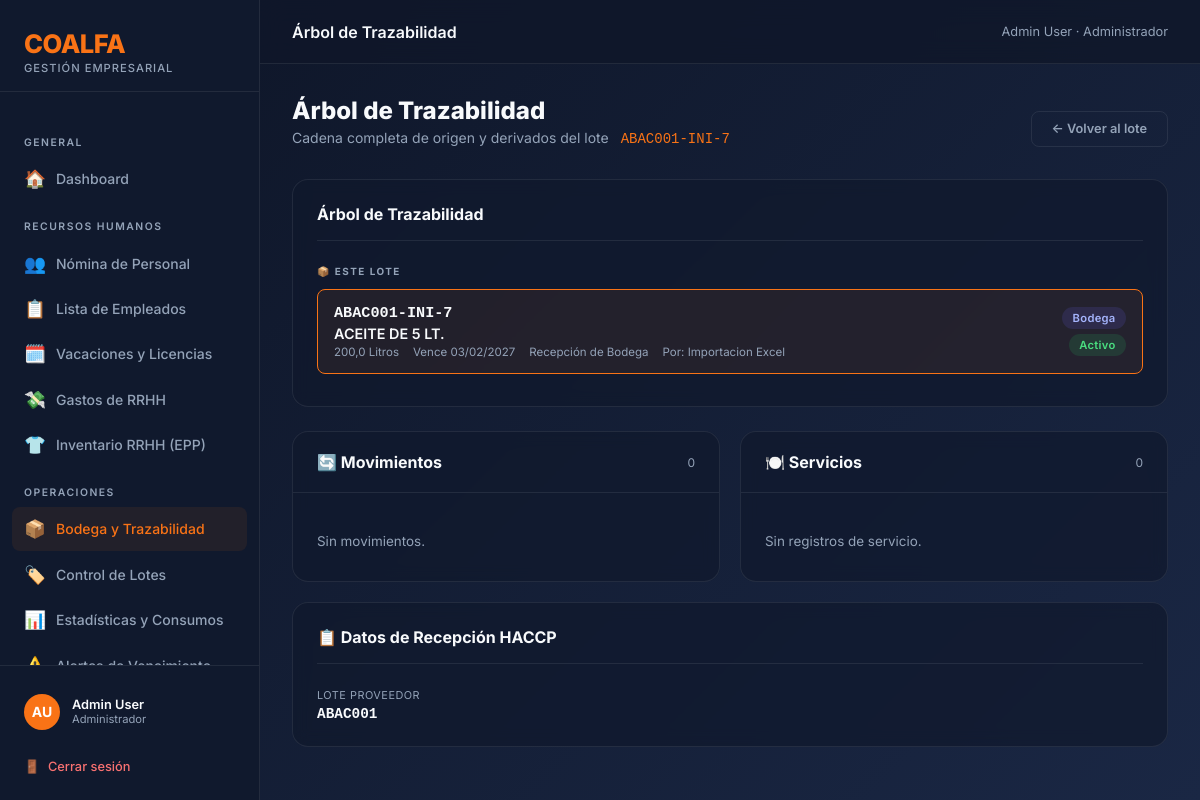
The app's page /inventario/lotes/2743/trazabilidad/ (signed in) with its own data.
### coalfa/models.py (models this page shows, shortened)
class Usuario(AbstractBaseUser, PermissionsMixin):
    ROL_CHOICES = [
        ("ADMIN", "Administrador"),
        ("RRHH", "Recursos Humanos"),
        ("OPERACIONAL", "Operacional"),
        ("GERENTE", "Gerente"),
        ("AUDITOR", "Auditor (Solo Lectura)"),
    ]
    rut = models.CharField(max_length=12, unique=True, verbose_name="RUT", validators=[rut_validator])
    nombre = models.CharField(max_length=60, verbose_name="Nombre")
    apellido = models.CharField(max_length=60, verbose_name="Apellido")
    rol = models.CharField(max_length=15, choices=ROL_CHOICES, default="RRHH", verbose_name="Rol")
    is_active = models.BooleanField(default=True, verbose_name="Activo")
    is_staff = models.BooleanField(default=False, verbose_name="Es staff")
    solicitud_pendiente = models.BooleanField(default=False, verbose_name="Solicitud pendiente de aprobación")
    date_joined = models.DateTimeField(default=timezone.now, verbose_name="Fecha de registro")
    USERNAME_FIELD = "rut"
    REQUIRED_FIELDS = ["nombre", "apellido"]
    objects = UsuarioManager()
    def get_full_name(self):
        return f"{self.nombre} {self.apellido}"
    class Meta:
        verbose_name = "Usuario"
        verbose_name_plural = "Usuarios"

### inventario/models.py (models this page shows, shortened)
class Lote(models.Model):
    UBICACION_CHOICES = [
        ("BODEGA", "Bodega"),
        ("COCINA_FRIA", "Cocina Fría"),
        ("COCINA_CALIENTE", "Cocina Caliente"),
        ("REPOSTERIA", "Repostería"),
        ("PANADERIA", "Panadería"),
        ("COLACION", "Colación"),
        ("LINEA", "Línea (Servicio)"),
        ("OTRO", "Otro"),
    ]
    ESTADO_CHOICES = [
        ("ACTIVO", "Activo"),
        ("CONSUMIDO", "Consumido"),
        ("VENCIDO", "Vencido"),
        ("DESCARTADO", "Descartado"),
    ]
    PROCESO_CHOICES = [
        ("RECEPCION", "Recepción de Bodega"),
        ("MARINADO", "Marinado"),
        ("PORCIONADO", "Porcionado"),
        ("COCCION", "Cocción"),
        ("PREPARACION", "Preparación / Mezcla"),
        ("HORNEADO", "Horneado"),
        ("ENFRIADO", "Enfriado"),
        ("OTRO", "Otro"),
    ]
    producto = models.ForeignKey(Producto, on_delete=models.PROTECT, related_name="lotes")
    proveedor = models.ForeignKey(
        Proveedor, on_delete=models.SET_NULL, null=True, blank=True, related_name="lotes"
    )
    numero_lote = models.CharField(max_length=60, unique=True, blank=True)
    numero_lote_proveedor = models.CharField(
        max_length=80, blank=True, verbose_name="Lote del Proveedor"
    )
    numero_guia = models.CharField(
        max_length=80, blank=True, verbose_name="Nº Guía / Factura"
    )
    cantidad = models.FloatField()
    precio_unitario = models.FloatField(default=0, help_text="Costo por unidad de medida")
    fecha_recepcion = models.DateField()
    fecha_vencimiento = models.DateField()
    temperatura_recepcion = models.FloatField(
        null=True, blank=True, verbose_name="Temperatura recepción (°C)"
    )
    proceso = models.CharField(
        max_length=20,
        choices=PROCESO_CHOICES,
        default="RECEPCION",
        verbose_name="Proceso de origen",
    )
    lotes_padres = models.ManyToManyField(
        "self",
        symmetrical=False,
        blank=True,
        related_name="lotes_hijos",
        verbose_name="Lotes de origen (insumos)",
    )
    ubicacion_actual = models.CharField(
        max_length=30, choices=UBICACION_CHOICES, default="BODEGA"
    )
    ubicacion_detalle = models.CharField(
        max_length=100, blank=True, help_text="Ej: Pasillo 2, Estante B"
    )
    estado = models.CharField(
        max_length=12, choices=ESTADO_CHOICES, default="ACTIVO", db_index=True
    )
    responsable_registro = models.CharField(
        max_length=100, blank=True, verbose_name="Responsable de registro"
    )
    observaciones = models.TextField(blank=True)
    fecha_registro = models.DateTimeField(auto_now_add=True)
    class Meta:
        verbose_name = "Lote"
        verbose_name_plural = "Lotes"
        ordering = ["fecha_vencimiento"]

class Producto(models.Model):
    UNIDAD_CHOICES = [
        ("KG", "Kilogramos"),
        ("G", "Gramos"),
        ("L", "Litros"),
        ("ML", "Mililitros"),
        ("UN", "Unidades"),
        ("CAJA", "Cajas"),
    ]
    CATEGORIA_CHOICES = [
        ("ABARROTES", "Abarrotes"),
        ("CARNES", "Carnes y Aves"),
        ("PESCADOS", "Pescados y Mariscos"),
        ("LACTEOS", "Lácteos y Huevos"),
        ("FRUTAS", "Frutas y Verduras"),
        ("CONGELADOS", "Congelados"),
        ("BEBIDAS", "Bebidas"),
        ("LIMPIEZA", "Aseo y Limpieza"),
        ("VESTUARIO", "Vestuario / Ropa"),
        ("EPP", "Elementos de Protección Personal"),
        ("OTRO", "Otros"),
    ]
    nombre = models.CharField(max_length=150)
    talla = models.CharField(max_length=50, blank=True)
    descripcion = models.TextField(blank=True)
    categoria = models.CharField(max_length=20, choices=CATEGORIA_CHOICES, default="OTRO")
    unidad_medida = models.CharField(max_length=5, choices=UNIDAD_CHOICES, default="KG")
    stock_minimo = models.FloatField(default=0, help_text="Alerta cuando el stock total baje de este valor")
    temperatura_min = models.FloatField(null=True, blank=True, help_text="°C (opcional)")
    temperatura_max = models.FloatField(null=True, blank=True, help_text="°C (opcional)")
    class Meta:
        verbose_name = "Producto"
        verbose_name_plural = "Productos"
        ordering = ["nombre"]
        unique_together = ["nombre", "talla"]

### inventario/views.py (the view)
# urls.py: path("lotes/<int:pk>/trazabilidad/", views.trazabilidad_lote, name="inventario_trazabilidad_lote"),
@operacional_required
def trazabilidad_lote(request, pk):
    lote = get_object_or_404(Lote, pk=pk)
    arbol_padres = _build_arbol(lote)
    lotes_hijos = lote.lotes_hijos.select_related("producto").all()
    servicios = lote.servicios.all()
    movimientos = lote.movimientos.all()
    return render(request, "inventario/trazabilidad_lote.html", {
        "lote": lote,
        "arbol_padres": arbol_padres,
        "lotes_hijos": lotes_hijos,
        "servicios": servicios,
        "movimientos": movimientos,
    })

### coalfa/context_processors.py (called while the page is built)
def solicitudes_pendientes(request):
    if request.user.is_authenticated and getattr(request.user, 'rol', None) == 'ADMIN':
        count = Usuario.objects.filter(solicitud_pendiente=True).count()
        return {'solicitudes_count': count}
    return {}

### inventario/views.py (called while the page is built)
def _build_arbol(lote, visitados=None):
    if visitados is None:
        visitados = set()
    if lote.pk in visitados:
        return []
    visitados.add(lote.pk)
    padres = []
    for padre in lote.lotes_padres.select_related("producto").all():
        padres.append({"lote": padre, "padres": _build_arbol(padre, visitados)})
    return padres

### inventario/templates/inventario/trazabilidad_lote.html (shortened to what this page needs)
{% extends 'base.html' %}
{% block topbar_title %}Árbol de Trazabilidad{% endblock %}
{% block nav_inventario %}active{% endblock %}
{% block content %}
<div style="max-width:900px;margin:0 auto;">
    <div style="display:flex;justify-content:space-between;align-items:flex-end;margin-bottom:2rem;flex-wrap:wrap;gap:1rem;">
        <div>
            <div class="page-title">Árbol de Trazabilidad</div>
            <p class="page-subtitle" style="margin-bottom:0;">
                Cadena completa de origen y derivados del lote
                <span style="font-family:monospace;color:var(--accent);margin-left:0.5rem;">{{ lote.numero_lote }}</span>
            </p>
        </div>
        <a href="{% url 'inventario_detalle_lote' lote.pk %}" class="btn btn-ghost">← Volver al lote</a>
    </div>
    <div class="card" style="margin-bottom:1.5rem;">
        <div class="card-header">
            <span class="card-title">Árbol de Trazabilidad</span>
        </div>
        <div style="{% if arbol_padres or lotes_hijos %}margin-bottom:1rem;{% endif %}">
            {% if not arbol_padres %}<div class="trace-section-label">📦 Este Lote</div>{% endif %}
            <div class="trace-node current">
                <div class="trace-node-left">
                    <div class="trace-node-code" style="font-size:0.95rem;">{{ lote.numero_lote }}</div>
                    <div class="trace-node-name" style="color:var(--text);font-weight:600;font-size:0.9rem;">{{ lote.producto.nombre }}</div>
                    <div class="trace-node-meta">
                        <span>{{ lote.cantidad }} {{ lote.producto.get_unidad_medida_display }}</span>
                        <span>Vence {{ lote.fecha_vencimiento|date:"d/m/Y" }}</span>
                        <span>{{ lote.get_proceso_display }}</span>
                        {% if lote.responsable_registro %}<span>Por: {{ lote.responsable_registro }}</span>{% endif %}
                    </div>
                </div>
                <div style="display:flex;flex-direction:column;gap:0.35rem;align-items:flex-end;">
                    <span class="badge badge-{{ lote.ubicacion_actual|lower }}">{{ lote.get_ubicacion_actual_display }}</span>
                    <span class="badge badge-{{ lote.estado|lower }}">{{ lote.get_estado_display }}</span>
                </div>
            </div>
        </div>
    </div>
    <div class="events-grid">
        <div class="card" style="padding:0;overflow:hidden;">
            <div class="card-header" style="padding:1.25rem 1.5rem;">
                <span class="card-title">🔄 Movimientos</span>
                <span style="font-size:0.75rem;color:var(--text-muted);">{{ movimientos.count }}</span>
            </div>
            <div style="padding:0 1.5rem 1rem;">
                {% for mov in movimientos %}
                <div class="event-row">
                    <div class="event-dot"></div>
                    <div class="event-body">
                        <div class="event-title">
                            <span class="badge badge-{{ mov.desde|lower }}" style="font-size:0.65rem;">{{ mov.desde }}</span>
                            → <span class="badge badge-{{ mov.hacia|lower }}" style="font-size:0.65rem;">{{ mov.hacia }}</span>
                        </div>
                        <div class="event-sub">
                            {{ mov.fecha|date:"d/m/Y H:i" }}{% if mov.responsable %} · {{ mov.responsable }}{% endif %}
                        </div>
                        {% if mov.observaciones %}<div class="event-sub">{{ mov.observaciones }}</div>{% endif %}
                    </div>
                </div>
                {% empty %}
                <p style="color:var(--text-muted);font-size:0.84rem;padding:1rem 0;">Sin movimientos.</p>
                {% endfor %}
            </div>
        </div>
        <div class="card" style="padding:0;overflow:hidden;">
            <div class="card-header" style="padding:1.25rem 1.5rem;">
                <span class="card-title">🍽️ Servicios</span>
                <span style="font-size:0.75rem;color:var(--text-muted);">{{ servicios.count }}</span>
            </div>
            <div style="padding:0 1.5rem 1rem;">
                {% for serv in servicios %}
                <div class="event-row">
                    <div class="event-dot green"></div>
                    <div class="event-body">
                        <div class="event-title">{{ serv.cantidad_servida }} {{ lote.producto.get_unidad_medida_display }} servidos</div>
                        <div class="event-sub">
                            {{ serv.fecha|date:"d/m/Y H:i" }}{% if serv.responsable %} · {{ serv.responsable }}{% endif %}
                        </div>
                        {% if serv.observaciones %}<div class="event-sub">{{ serv.observaciones }}</div>{% endif %}
                    </div>
                </div>
                {% empty %}
                <p style="color:var(--text-muted);font-size:0.84rem;padding:1rem 0;">Sin registros de servicio.</p>
                {% endfor %}
            </div>
        </div>
    </div>
    {% if lote.proveedor or lote.numero_lote_proveedor or lote.numero_guia or lote.temperatura_recepcion is not None %}
    <div class="card" style="margin-top:1.25rem;">
        <div class="card-header"><span class="card-title">📋 Datos de Recepción HACCP</span></div>
        <div class="reception-grid">
            {% if lote.numero_lote_proveedor %}
            <div class="reception-item">
                <div class="reception-label">Lote Proveedor</div>
                <div class="reception-value" style="font-family:monospace;">{{ lote.numero_lote_proveedor }}</div>
            </div>
            {% endif %}
        </div>
    </div>
    {% endif %}
</div>
{% endblock %}

### templates/base.html (shortened to what this page needs)
<!DOCTYPE html>
<html lang="es">
<head>
    <link rel="stylesheet" href="https://unpkg.com/nprogress@0.2.0/nprogress.css" />
</head>
<body>
    <div class="sidebar">
        <div class="sidebar-brand">
            <div class="logo-text">COALFA</div>
            <div class="logo-sub">Gestión Empresarial</div>
        </div>
        <nav class="sidebar-nav">
            <div class="nav-section-label">General</div>
            <a href="{% url 'dashboard' %}" class="nav-item {% block nav_home %}{% endblock %}">
                <span class="icon">🏠</span> Dashboard
            </a>
            {% if user.rol == 'RRHH' or user.rol == 'ADMIN' or user.rol == 'GERENTE' or user.rol == 'AUDITOR' %}
            <div class="nav-section-label">Recursos Humanos</div>
            <a href="{% url 'rrhh_dashboard' %}" class="nav-item {% block nav_rrhh %}{% endblock %}">
                <span class="icon">👥</span> Nómina de Personal
            </a>
            <a href="{% url 'rrhh_lista_empleados' %}" class="nav-item {% block nav_empleados %}{% endblock %}">
                <span class="icon">📋</span> Lista de Empleados
            </a>
            <a href="{% url 'rrhh_ausencias' %}" class="nav-item {% block nav_ausencias %}{% endblock %}">
                <span class="icon">🗓️</span> Vacaciones y Licencias
            </a>
            <a href="{% url 'rrhh_gastos' %}" class="nav-item {% block nav_rrhh_gastos %}{% endblock %}">
                <span class="icon">💸</span> Gastos de RRHH
            </a>
            <a href="{% url 'rrhh_inventario' %}" class="nav-item {% block nav_rrhh_inventario %}{% endblock %}">
                <span class="icon">👕</span> Inventario RRHH (EPP)
            </a>
            {% endif %}
            {% if user.rol == 'OPERACIONAL' or user.rol == 'ADMIN' or user.rol == 'GERENTE' or user.rol == 'AUDITOR' %}
            <div class="nav-section-label">Operaciones</div>
            <a href="{% url 'inventario_dashboard' %}" class="nav-item {% block nav_inventario %}{% endblock %}">
                <span class="icon">📦</span> Bodega y Trazabilidad
            </a>
            <a href="{% url 'inventario_lista_lotes' %}" class="nav-item {% block nav_lotes %}{% endblock %}">
                <span class="icon">🏷️</span> Control de Lotes
            </a>
            <a href="{% url 'inventario_resumen_consumo' %}" class="nav-item {% block nav_consumo %}{% endblock %}">
                <span class="icon">📊</span> Estadísticas y Consumos
            </a>
            <a href="{% url 'inventario_alertas' %}" class="nav-item {% block nav_alertas %}{% endblock %}">
                <span class="icon">⚠️</span> Alertas de Vencimiento
            </a>
            {% endif %}
        </nav>
        <div class="sidebar-footer">
            <div class="user-info">
                <div class="user-avatar">{{ user.nombre|first }}{{ user.apellido|first }}</div>
                <div>
                    <div class="user-name">{{ user.get_full_name }}</div>
                    <div class="user-role">{{ user.get_rol_display }}</div>
                </div>
            </div>
            <a href="{% url 'logout' %}" class="btn-logout">
                <span>🚪</span> Cerrar sesión
            </a>
        </div>
    </div>
    <div class="main-wrapper">
        <div class="topbar">
            <div class="topbar-title">{% block topbar_title %}Dashboard{% endblock %}</div>
            <div class="topbar-breadcrumb">{{ user.get_full_name }} · {{ user.get_rol_display }}</div>
        </div>
        <div class="page-content">
            {% block content %}{% endblock %}
        </div>
    </div>
</body>
</html>

### records on screen
Usuario: nombre|first "A", apellido|first "U", get_full_name "Admin User", rol "Administrador"
Lote: numero_lote "ABAC001-INI-7", producto.nombre "ACEITE DE 5 LT.", cantidad "200,0", producto.unidad_medida "Litros", fecha_vencimiento "03/02/2027", proceso "Recepción de Bodega", responsable_registro "Importacion Excel", ubicacion_actual "Bodega", estado "Activo", count "0", numero_lote_proveedor "ABAC001"
